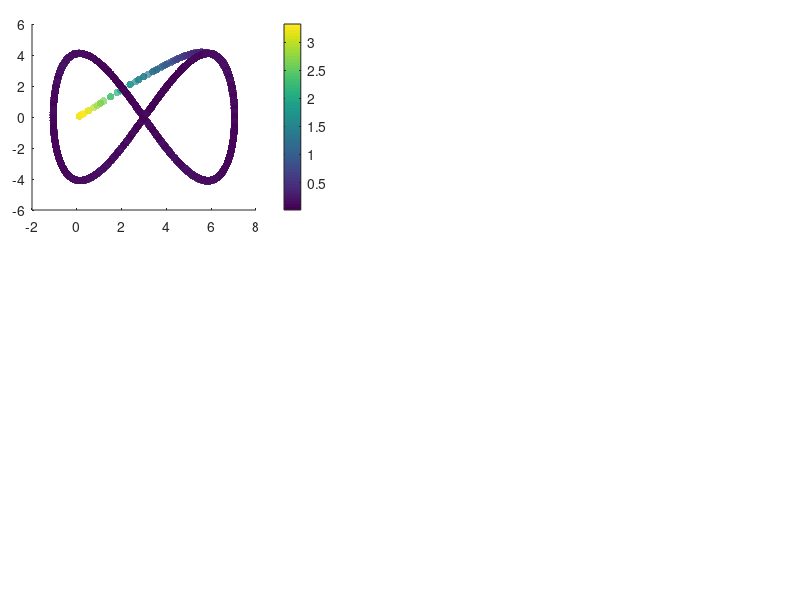

MATLAB code for this plot: (Note: this script raises an error after producing the figure.)
%% Code to show the results of the Inverse kinematic controller

% Clean variables
clc, clear all, close all;
 
%% CARGA MIL
% Cargar la estructura desde el archivo .mat
load('Adaptive_HiL.mat');

% DAtos de estado
h_HiL = x_states(1:4,:);
u_HiL = x_states(5:8,:);
t = t_time;

%%Tarea deseada
hd = ref(1:4,:);
hd_p = ref(5:8,:);

% Action de control dinamica
u = u_input;
uc = uc_input;


% Error definition
for k = 1:length(t)
    error_vector = hd(1:3, k)-h_HiL(1:3, k);
    error_dynamic(k) = norm(error_vector,2);
end

% Figure propert%% Figures
lw = 1; % linewidth 1
lwV = 2; % linewidth 2
fontsizeLabel = 11; %11
fontsizeLegend = 11;
fontsizeTicks = 11;
fontsizeTitel = 11;
sizeX = 1300; % size figure
sizeY = 750; % size figure

% color propreties
c1 = [80, 81, 79]/255;
c2 = [244, 213, 141]/255;
c3 = [242, 95, 92]/255;
c4 = [112, 141, 129]/255;

C18 = [0 0 0];
c5 = [130, 37, 37]/255;
c6 = [205, 167, 37]/255;
c7 = [81, 115, 180]/255;

C1 = [246 170 141]/255;
C2 = [51 187 238]/255;
C3 = [0 153 136]/255;
C4 = [238 119 51]/255;
C5 = [204 51 17]/255;
C6 = [238 51 119]/255;
C7 = [187 187 187]/255;
C8 = [80 80 80]/255;
C9 = [140 140 140]/255;
C10 = [0 128 255]/255;
C11 = [234 52 89]/255;
C12 = [39 124 252]/255;
C13 = [40 122 125]/255;
%C14 = [86 215 219]/255;
C14 = [252 94 158]/255;
C15 = [244 171 39]/255;
C16 = [100 121 162]/255;
C17 = [255 0 0]/255;
%% New color slection

figure('Position', [500 500 sizeX sizeY])
set(gcf, 'Position', [500 500 sizeX sizeY]);
fig1_comps.fig = gcf;

% Figure 1
axes('Position',[0.04 0.65 .35 .31]);
%% Colorbar
scatter(h_HiL(1, :),h_HiL(2, :),30,error_dynamic,'filled','MarkerFaceAlpha',0.7);
c = colorbar;
c.Label.Interpreter = 'latex';
c.Label.String = '$\textrm{Error}~||\tilde{\mathbf{\eta}}||$';

set(c,'TickLabelInterpreter','latex')

%% Desired Trajectory
hd_plot = line(hd(1,:),hd(2,:));
set(hd_plot, 'LineStyle', '--', 'Color', C8, 'LineWidth', 1.2*lw)

%% Real Trajectory
h_plot = line(h_HiL(1,:),h_HiL(2,:));
set(h_plot, 'LineStyle', '-', 'Color', C18, 'LineWidth', 1.2*lw)

%% Title of the image
hTitle_1 = title({'$\textrm{(a)}$'},'fontsize',14,'interpreter','latex','Color',C18);
%hXLabel_1 = xlabel('$x~[m]$','fontsize',9,'interpreter','latex', 'Color',C18);
hYLabel_1 = ylabel('$y~[m]$','fontsize',9,'interpreter','latex', 'Color',C18);

%% Legend nomeclature
hLegend_1 = legend([hd_plot, h_plot],{'$\mathbf{\eta}_d$','$\mathbf{\eta}$'},'fontsize',12,'interpreter','latex','Color',[255 255 255]/255,'Location','best','NumColumns',1,'TextColor','black');
set(gca,'ticklabelinterpreter','latex',...
        'fontsize',1.3*fontsizeTicks)
% Figure properties
ax_1 = gca;
ax_1.Box = 'on';
ax_1.BoxStyle = 'full';
ax_1.TickLength = [0.005;0.005];
ax_1.TickDirMode = 'auto';
ax_1.YMinorTick = 'on';
ax_1.XMinorTick = 'on';
% ax_2.XTickLabel = [];
ax_1.XMinorGrid = 'on';
ax_1.YMinorGrid = 'on';
%ax_2.MinorGridColor = '#8f8f8f';
ax_1.MinorGridAlpha = 0.15;
ax_1.LineWidth = 0.8;
ax_1.XLim = [min(h_HiL(1,:))-0.2 max(h_HiL(1,:))+0.2];
ax_1.YLim = [min(h_HiL(2,:))-0.2 max(h_HiL(2,:))+0.2];

% Figure 2
axes('Position',[0.04 0.28 .35 .31]);
%% Colorbar
scatter(h_HiL(1, :),h_HiL(3, :),30,error_dynamic,'filled','MarkerFaceAlpha',0.7);
c = colorbar;
c.Label.Interpreter = 'latex';
c.Label.String = '$\textrm{Error}~||\tilde{\mathbf{\eta}}||$';

set(c,'TickLabelInterpreter','latex')

%% Desired Trajectory
hd_plot_2 = line(hd(1,:),hd(3,:));
set(hd_plot_2, 'LineStyle', '--', 'Color', C8, 'LineWidth', 1.2*lw)

%% Real Trajectory
h_plot_2 = line(h_HiL(1,:),h_HiL(3,:));
set(h_plot_2, 'LineStyle', '-', 'Color', C18, 'LineWidth', 1.2*lw)

%% Title of the image
hTitle_2 = title({'$\textrm{(b)}$'},'fontsize',14,'interpreter','latex','Color',C18);
hXLabel_2 = xlabel('$x~[m]$','fontsize',9,'interpreter','latex', 'Color',C18);
hYLabel_2 = ylabel('$z~[m]$','fontsize',9,'interpreter','latex', 'Color',C18);

%% Legend nomeclature
hLegend_2 = legend([hd_plot_2, h_plot_2],{'$\mathbf{\eta}_d$','$\mathbf{\eta}$'},'fontsize',12,'interpreter','latex','Color',[255 255 255]/255,'Location','best','NumColumns',1,'TextColor','black');
set(gca,'ticklabelinterpreter','latex',...
        'fontsize',1.3*fontsizeTicks)
% Figure properties
ax_2 = gca;
ax_2.Box = 'on';
ax_2.BoxStyle = 'full';
ax_2.TickLength = [0.005;0.005];
ax_2.TickDirMode = 'auto';
ax_2.YMinorTick = 'on';
ax_2.XMinorTick = 'on';
% ax_2.XTickLabel = [];
ax_2.XMinorGrid = 'on';
ax_2.YMinorGrid = 'on';
%ax_2.MinorGridColor = '#8f8f8f';
ax_2.MinorGridAlpha = 0.15;
ax_2.LineWidth = 0.8;
ax_2.XLim = [min(h_HiL(1,:))-0.2 max(h_HiL(1,:))+0.2];
ax_2.YLim = [min(h_HiL(3,:))-0.2 max(h_HiL(3,:))+0.2];

axes('Position',[0.45 0.65 .54 .31]);
%% Data generation
error_x_plot = line(t,hd(1,:)-h_HiL(1,:));
set(error_x_plot, 'LineStyle', '-', 'Color', C5, 'LineWidth', 1.1*lw);
error_y_plot = line(t,hd(2,:)-h_HiL(2,:));
set(error_y_plot, 'LineStyle', '-', 'Color', C3, 'LineWidth', 1.1*lw);
error_z_plot = line(t,hd(3,:)-h_HiL(3,:));
set(error_z_plot, 'LineStyle', '-', 'Color', c7, 'LineWidth', 1.1*lw);

% fig1_comps.p1 = ul_plot;
%% Title of the image
hTitle_3 = title({'$\textrm{(c)}$'},'fontsize',14,'interpreter','latex','Color',C18);
%xlabel('$\textrm{Time}[s]$','fontsize',10,'interpreter','latex','Color',C18);
ylabel('$\textrm{Control Error}~[m]$','fontsize',10,'interpreter','latex', 'Color',C18);

%% Legend nomeclature
hLegend_3 = legend([error_x_plot,error_y_plot, error_z_plot],{'$\tilde{\mathbf{\eta}}_x$','$\tilde{\mathbf{\eta}}_y$','$\tilde{\mathbf{\eta}}_z$'},'fontsize',12,'interpreter','latex','Color',[255 255 255]/255,'Location','northeast','NumColumns',1,'TextColor','black');
 set(gca,'ticklabelinterpreter','latex',...
         'fontsize',1.3*fontsizeTicks)
%% Figure properties
ax_3 = gca;
ax_3.Box = 'on';
ax_3.BoxStyle = 'full';
ax_3.TickLength = [0.01;0.01];
ax_3.TickDirMode = 'auto';
ax_3.XTickLabel = [];
ax_3.YMinorTick = 'on';
ax_3.XMinorTick = 'on';
ax_3.XMinorGrid = 'on';
ax_3.YMinorGrid = 'on';
%ax_1.MinorGridColor = '#8f8f8f';
ax_3.MinorGridAlpha = 0.15;
ax_3.LineWidth = 0.8;
ax_3.XLim = [0 t(end)];
ax_3.YLim = [-3, 4]; % Establecer los límites en Y

%% Zoom Plot
axes('Position',[0.70 0.85 .2 .1]);
index_zoom_1 = (t>=20) & (t<=30);
error_x_plot_zoom = line(t(index_zoom_1),hd(1,(index_zoom_1))-h_HiL(1,(index_zoom_1)));
error_y_plot_zoom = line(t(index_zoom_1),hd(2,(index_zoom_1))-h_HiL(2,(index_zoom_1)));
error_z_plot_zoom = line(t(index_zoom_1),hd(3,(index_zoom_1))-h_HiL(3,(index_zoom_1)));

set(error_x_plot_zoom, 'LineStyle', '-', 'Color', C5, 'LineWidth', lw*0.8);
set(error_y_plot_zoom, 'LineStyle', '-', 'Color', C3, 'LineWidth', lw*0.8);
set(error_z_plot_zoom, 'LineStyle', '-', 'Color', c7, 'LineWidth', lw*0.8);

set(gca,'ticklabelinterpreter','latex',...
         'fontsize',fontsizeTicks*0.5)
ax_1_zoom = gca;
ax_1_zoom.Box = 'on';
ax_1_zoom.BoxStyle = 'full';
ax_1_zoom.TickLength = [0.01;0.01];
%ax_1_zoom.YLim = [-0.5 0.5];
%ax_1_zoom.YTickLabel = [];
%ax_1_zoom.XTickLabel = [];
ax_1_zoom.TickDirMode = 'manual';
ax_1_zoom.TickDir = 'in';
ax_1_zoom.YMinorTick = 'on';
ax_1_zoom.XMinorTick = 'on';
ax_1_zoom.LineWidth = 0.5;
ax_1_zoom.XMinorGrid = 'on';
ax_1_zoom.YMinorGrid = 'on';

axes('Position',[0.45 0.28 .54 .31]);
%% Data generation
u_l = line(t(1,1:length(u(1,:))),u(1,:));
set(u_l, 'LineStyle', '-', 'Color', C5, 'LineWidth', 1.3*lw);
u_m = line(t(1,1:length(u(2,:))),u(2,:));
set(u_m, 'LineStyle', '-', 'Color', C3, 'LineWidth', 1.3*lw);
u_n = line(t(1,1:length(u(3,:))),u(3,:));
set(u_n, 'LineStyle', '-', 'Color', c7, 'LineWidth', 1.3*lw);

% uc_l = line(t(1,1:length(uc(1,:))),uc(1,:));
% set(uc_l, 'LineStyle', '--', 'Color', [C5, 0.5], 'LineWidth', 1.3*lw);
% uc_m = line(t(1,1:length(uc(2,:))),uc(2,:));
% set(uc_m, 'LineStyle', '--', 'Color', [C3, 0.5], 'LineWidth', 1.3*lw);
% uc_n = line(t(1,1:length(uc(3,:))),uc(3,:));
% set(uc_n, 'LineStyle', '--', 'Color', [c7, 0.5], 'LineWidth', 1.3*lw);
% 
% uc_l_real = line(t(1,1:length(u_MiL(1,:))),u_MiL(1,:));
% set(uc_l_real, 'LineStyle', '-.', 'Color', [C5, 0.4], 'LineWidth', 1.3*lw);
% uc_m_real = line(t(1,1:length(u_MiL(2,:))),u_MiL(2,:));
% set(uc_m_real, 'LineStyle', '-.', 'Color', [C3, 0.4], 'LineWidth', 1.3*lw);
% uc_n_real = line(t(1,1:length(u_MiL(3,:))),u_MiL(3,:));
% set(uc_n_real, 'LineStyle', '-.', 'Color', [c7, 0.4], 'LineWidth', 1.3*lw);


% fig1_comps.p1 = ul_plot;
%% Title of the image
hTitle_4 = title({'$\textrm{(d)}$'},'fontsize',14,'interpreter','latex','Color',C18);
xlabel('$\textrm{Time}[s]$','fontsize',10,'interpreter','latex','Color',C18);
ylabel('$\textrm{Inputs}~[m/s]$','fontsize',10,'interpreter','latex', 'Color',C18);

%% Legend nomeclature
hLegend_4 = legend([u_l,u_m, u_n],{'${\mu}_{l}$','${\mu}_{m}$','${\mu}_{n}$','${\nu}_{l_c}$','${\nu}_{m_c}$','${\nu}_{n_c}$','${\nu}_{l}$','${\nu}_{m}$','${\nu}_{n}$'},'fontsize',12,'interpreter','latex','Color',[255 255 255]/255,'Location','northeast','NumColumns',1,'TextColor','black');
%hLegend_4 = legend([u_l,u_m, u_n, uc_l,uc_m, uc_n, uc_l_real,uc_m_real, uc_n_real ],{'${\mu}_{l}$','${\mu}_{m}$','${\mu}_{n}$','${\nu}_{l_c}$','${\nu}_{m_c}$','${\nu}_{n_c}$','${\nu}_{l}$','${\nu}_{m}$','${\nu}_{n}$'},'fontsize',12,'interpreter','latex','Color',[255 255 255]/255,'Location','best','NumColumns',1,'TextColor','black');

set(gca,'ticklabelinterpreter','latex',...
         'fontsize',1.3*fontsizeTicks)
%% Figure properties
ax_4 = gca;
ax_4.Box = 'on';
ax_4.BoxStyle = 'full';
ax_4.TickLength = [0.01;0.01];
ax_4.TickDirMode = 'auto';
ax_4.YMinorTick = 'on';
ax_4.XMinorTick = 'on';
ax_4.XMinorGrid = 'on';
ax_4.YMinorGrid = 'on';
%ax_1.MinorGridColor = '#8f8f8f';
ax_4.MinorGridAlpha = 0.15;
ax_4.LineWidth = 0.8;
ax_4.XLim = [0 t(end)];
ax_4.YLim = [-5.7, 12.0]; % Establecer los límites en Y
% 
set(gcf, 'Color', 'w'); % Sets axes background
export_fig g_Results_Adaptive_HiL.pdf -q101

%% CHI

figure('Position', [500 500 sizeX sizeY])
set(gcf, 'Position', [500 500 sizeX sizeY]);
fig1_comps.fig = gcf;

axes('Position',[0.05 0.5 .5 .37]);
% Etiquetas para los parámetros en formato LaTeX
param_labels = {'$\xi_1$', '$\xi_2$', '$\xi_3$', '$\xi_4$', '$\xi_5$', '$\xi_6$', '$\xi_7$', '$\xi_8$', '$\xi_9$', '$\xi_{10}$', '$\xi_{11}$', '$\xi_{12}$', '$\xi_{13}$', '$\xi_{14}$', '$\xi_{15}$', '$\xi_{16}$', '$\xi_{17}$', '$\xi_{18}$', '$\xi_{19}$'};

% Graficar los datos de chi_adaptive
plot(t,chi_adaptive')
legend(param_labels, 'Location', 'Best', 'Interpreter', 'latex');
xlabel('$\textrm{Time}[s]$','fontsize',10,'interpreter','latex','Color',C18);
ylabel('$\textrm{Valor}$','fontsize',10,'interpreter','latex', 'Color',C18);


ax_4 = gca;
ax_4.Box = 'on';
ax_4.BoxStyle = 'full';
ax_4.TickLength = [0.01;0.01];
ax_4.TickDirMode = 'auto';
ax_4.YMinorTick = 'on';
ax_4.XMinorTick = 'on';
ax_4.XMinorGrid = 'on';
ax_4.YMinorGrid = 'on';
%ax_1.MinorGridColor = '#8f8f8f';
ax_4.MinorGridAlpha = 0.15;
ax_4.LineWidth = 0.8;
ax_4.XLim = [0 t(end)];


%%
set(gcf, 'Color', 'w'); % Sets axes background
export_fig h_Results_Chi_MiL.pdf -q101